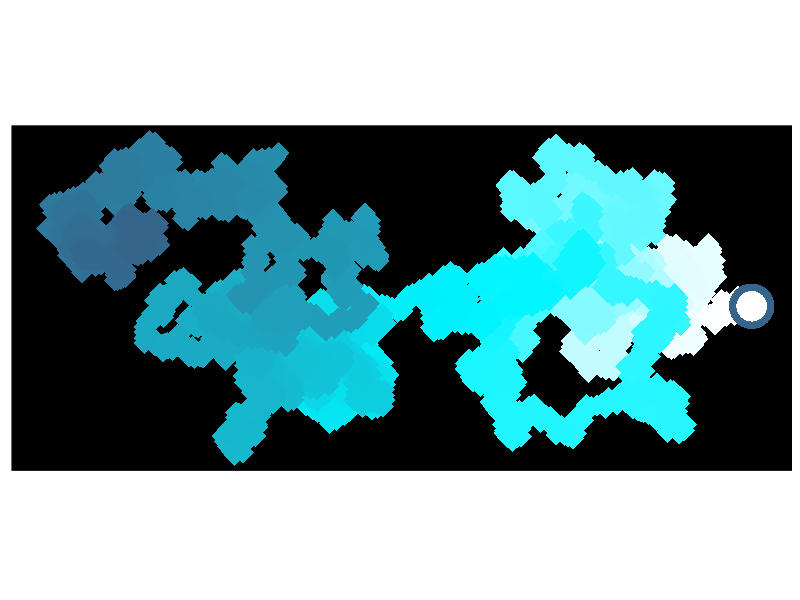
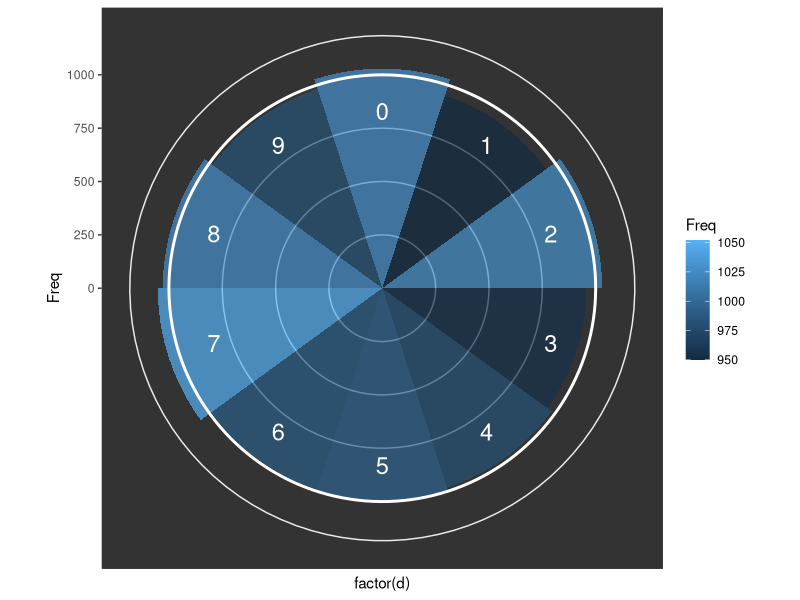

R code for these plots, in order:
library(ggplot2)
library(RColorBrewer)

# Select number of digits to plot
digits <- 10000

# Choose one of the source files containing the digits
a <- read.csv("Phi 10000.csv", header=F)
a <- read.csv("Pi 10000.csv", header=F)
a <- read.csv("e 10000.csv", header=F)
a <- read.csv("ii 10000.csv", header=F)

# It reads the csv as a dataframe, so we select the first records only as a character string
# strsplit() splits it into individual characters
b <- strsplit(as.character(a[1,1]),NULL)
# We select all characters except the whitespaces
c <- b[[1]][b[[1]] != " "]
# Do not select the first two characters, those come before the decimal dot
d <- as.numeric(c[3:(digits+2)])

# Transformation constant by which the digit is multiplied
m <- pi/180*36*-1
# Transformation constant which rotates the graph
n <- 0.5*pi

# Initialize empty dataframe
coord <- data.frame(id = c(1), x = c(0), y = c(0))
# Iteratively fill the dataframe with coordinates
for(i in 1:min(length(d),digits)) {
  coord[i+1,] <- c(i, coord[i,2] + cos(d[i]*m+n), coord[i,3] + sin(d[i]*m+n))
}

# Draw plot
colfunc <- colorRampPalette(c("white","lightgreen","darkgreen"))     #phi
colfunc <- colorRampPalette(c("white","orange","red"))               #pi
colfunc <- colorRampPalette(c("white","plum2","purple4"))            #e
colfunc <- colorRampPalette(c("white","turquoise1","steelblue4"))    #ii

plot <- ggplot() + 
  geom_path(data = coord, aes(x=x, y=y, colour=id), size=2) +
  geom_point(data = coord, aes(x=x, y=y, colour=id), shape=18, size=7) +
  geom_point(data = coord[1,], aes(x=x, y=y), colour="steelblue4", shape=16, size=15) +
  geom_point(data = coord[1,], aes(x=x, y=y), colour="white", shape=16, size=10) +
  scale_colour_gradientn(colours=colfunc(nrow(coord)))+
  coord_fixed(ratio = 1) +
  theme(legend.position="none",
        axis.line=element_blank(),
        axis.text.x=element_blank(),
        axis.text.y=element_blank(),
        axis.ticks=element_blank(),
        axis.title.x=element_blank(),
        axis.title.y=element_blank(),
        panel.background=element_rect(fill="black"),
        panel.grid.major=element_blank(),
        panel.grid.minor=element_blank())

print(plot)

ggplot(as.data.frame(table(d)), aes(x = factor(d), y = Freq, fill=Freq)) +
    geom_bar(width = 1,stat="identity", alpha=.7) + coord_polar(start=-pi/10) +
    geom_hline(yintercept=1000, colour="white", size=1) +
    theme_bw() + 
    theme(panel.background=element_rect(fill="#333333"), panel.grid.major.x=element_blank(), axis.text.x=element_blank()) + 
    geom_text(aes(label=d, y = 830), alpha = 1, size=6, colour="white")
